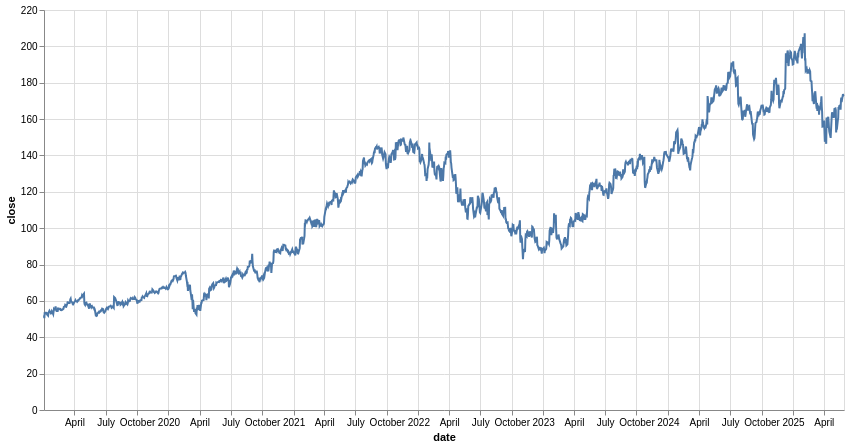

This figure's notebook cell:
### Code cell
alt.Chart(df_pl).mark_line().encode(
    x='date',
    y='close',
    tooltip=['date', 'close']
).properties(
    width=800,
    height=400
)

### Figure 1 — Vega-Lite specification as saved in the notebook (floating-point values rounded to 4 significant figures; data arrays with more than 128 entries replaced by an {"elided": "..."} marker saying what was removed)
{"config": {"view": {"continuousWidth": 300, "continuousHeight": 300}}, "data": {"name": "data-3ad3043f076fa2e550132e89450e52c2"}, "mark": {"type": "line"}, "encoding": {"tooltip": [{"field": "date", "type": "temporal"}, {"field": "close", "type": "quantitative"}], "x": {"field": "date", "type": "temporal"}, "y": {"field": "close", "type": "quantitative"}}, "height": 400, "width": 800, "$schema": "https://vega.github.io/schema/vega-lite/v5.20.1.json", "datasets": {"data-3ad3043f076fa2e550132e89450e52c2": {"elided": "1612 records"}}}
